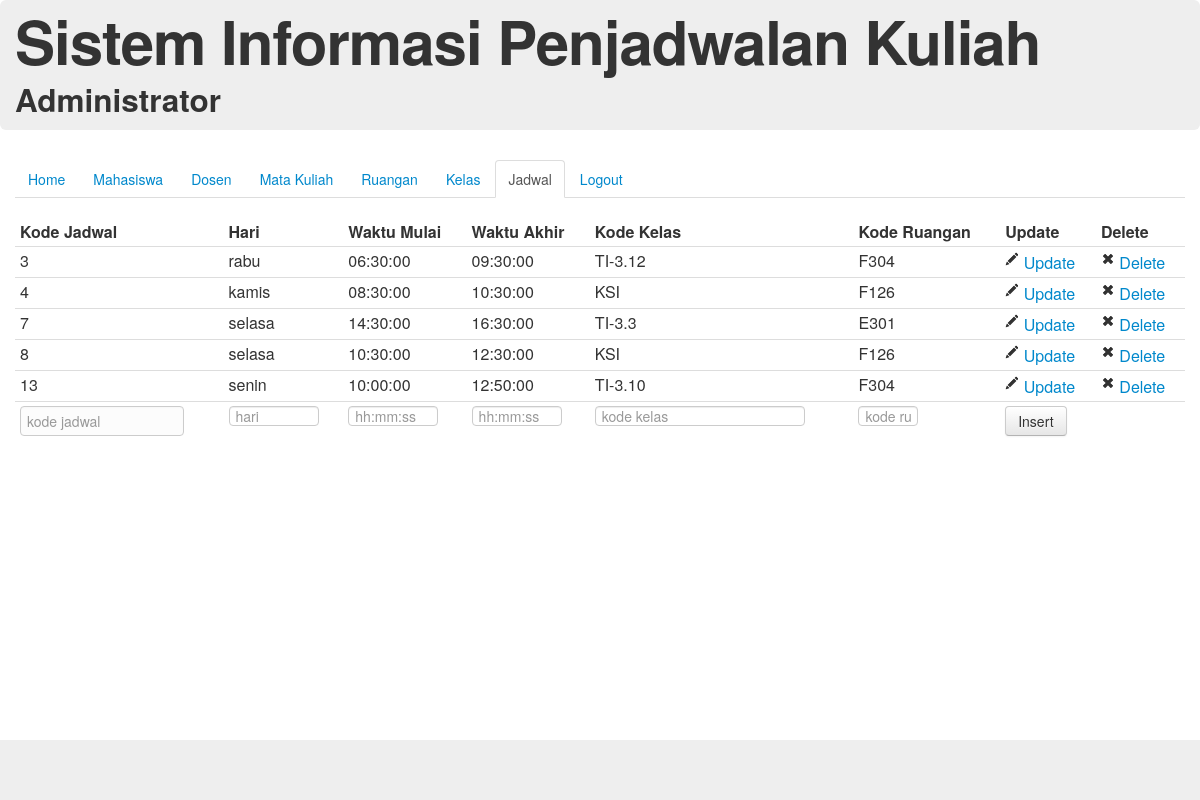
The app's page /index.php/adminController/viewJadwal with its own data.
### tables this page shows
CREATE TABLE `jadwal` (
  `kode_jadwal` int(10) NOT NULL,
  `nama_hari` varchar(6) NOT NULL,
  `waktu_mulai` time NOT NULL,
  `waktu_akhir` time NOT NULL,
  `kode_kelas` varchar(20) NOT NULL,
  `kode_ruangan` varchar(4) NOT NULL
);

### application/controllers/adminController.php (called while the page is built, shortened)
<?php if ( ! defined('BASEPATH')) exit('No direct script access allowed');
class AdminController extends CI_Controller {
	function viewJadwal($message = -1, $messageData=""){
		$data['active'] = "jadwal";
		$this->load->model('jadwal');
		$data['jadwal'] = $this->jadwal->get_all();
		$data['messageData'] = $messageData;
		$this->load->view('header');
		$this->load->view('admin/menu',$data);
		$this->load->view('admin/tabelJadwal',$data);
		$this->load->view('footer');
	}
}

### index.php (called while the page is built, shortened)
<?php
require_once BASEPATH.'core/CodeIgniter.php';

### application/models/jadwal.php (called while the page is built, shortened)
<?php
class Jadwal extends CI_Model{
	function get_all(){
		$query = $this->db->get('jadwal');
		return $query->result();
	}
} ?>

### application/views/admin/tabelJadwal.php (the view)
<div id="content">
	<table class="table table-hover table-condensed">
		<thead>
			<tr>
				<th>Kode Jadwal</th>
				<th>Hari</th>
				<th>Waktu Mulai</th>
				<th>Waktu Akhir</th>
				<th>Kode Kelas</th>
				<th>Kode Ruangan</th>
				<th>Update</th>
				<th>Delete</th>
			</tr>
		</thead>
		<tbody>
			<?php foreach ($jadwal as $jdwl){
				echo "<tr><td>". $jdwl->kode_jadwal;
				echo "</td><td>". $jdwl->nama_hari;
				echo "</td><td>". $jdwl->waktu_mulai;
				echo "</td><td>". $jdwl->waktu_akhir;
				echo "</td><td>". $jdwl->kode_kelas;
				echo "</td><td>". $jdwl->kode_ruangan;
				echo "</td><td>";
				echo "<a href='". base_url() ."index.php/adminController/formUpdateJadwal/". $jdwl->kode_jadwal ."' title='Update'><i class='icon-pencil'></i> Update</a>";
				echo "</td><td>";
				echo "<a href='". base_url() ."index.php/adminController/deleteJadwal/". $jdwl->kode_jadwal ."' title='Delete'><i class='icon-remove'></i> Delete</a>";
				echo "</td></tr>";
			}
			?>
		</tbody>
		<tfoot>
			<form action="<?php echo base_url(); ?>index.php/adminController/insertJadwal" method="POST">
				<tr>
					<td><span class="uneditable-input input-medium">kode jadwal</span></td>
					<td><input class="input-small" type="text" name="nama_hari" placeholder="hari" maxlength="6"></td>
					<td><input class="input-small" type="text" name="waktu_mulai" placeholder="hh:mm:ss" maxlength="8"></td>
					<td><input class="input-small" type="text" name="waktu_akhir" placeholder="hh:mm:ss" maxlength="8"></td>
					<td><input class="input-large" type="text" name="kode_kelas" placeholder="kode kelas" maxlength="20"></td>
					<td><input class="input-mini" type="text" name="kode_ruangan" placeholder="kode ruangan" maxlength="4"></td>
					<td><input class="btn" type="submit" value="Insert"></td>
					<td></td>
				</tr>
			</form>
		</tfoot>
	</table>
</div>

### records on screen
jadwal: kode_jadwal "3", nama_hari "rabu", waktu_mulai "06:30:00", waktu_akhir "09:30:00", kode_kelas "TI-3.12", kode_ruangan "F304"
jadwal: kode_jadwal "4", nama_hari "kamis", waktu_mulai "08:30:00", waktu_akhir "10:30:00", kode_kelas "KSI", kode_ruangan "F126"
jadwal: kode_jadwal "7", nama_hari "selasa", waktu_mulai "14:30:00", waktu_akhir "16:30:00", kode_kelas "TI-3.3", kode_ruangan "E301"
jadwal: kode_jadwal "8", nama_hari "selasa", waktu_mulai "10:30:00", waktu_akhir "12:30:00", kode_kelas "KSI", kode_ruangan "F126"
jadwal: kode_jadwal "13", nama_hari "senin", waktu_mulai "10:00:00", waktu_akhir "12:50:00", kode_kelas "TI-3.10", kode_ruangan "F304"
